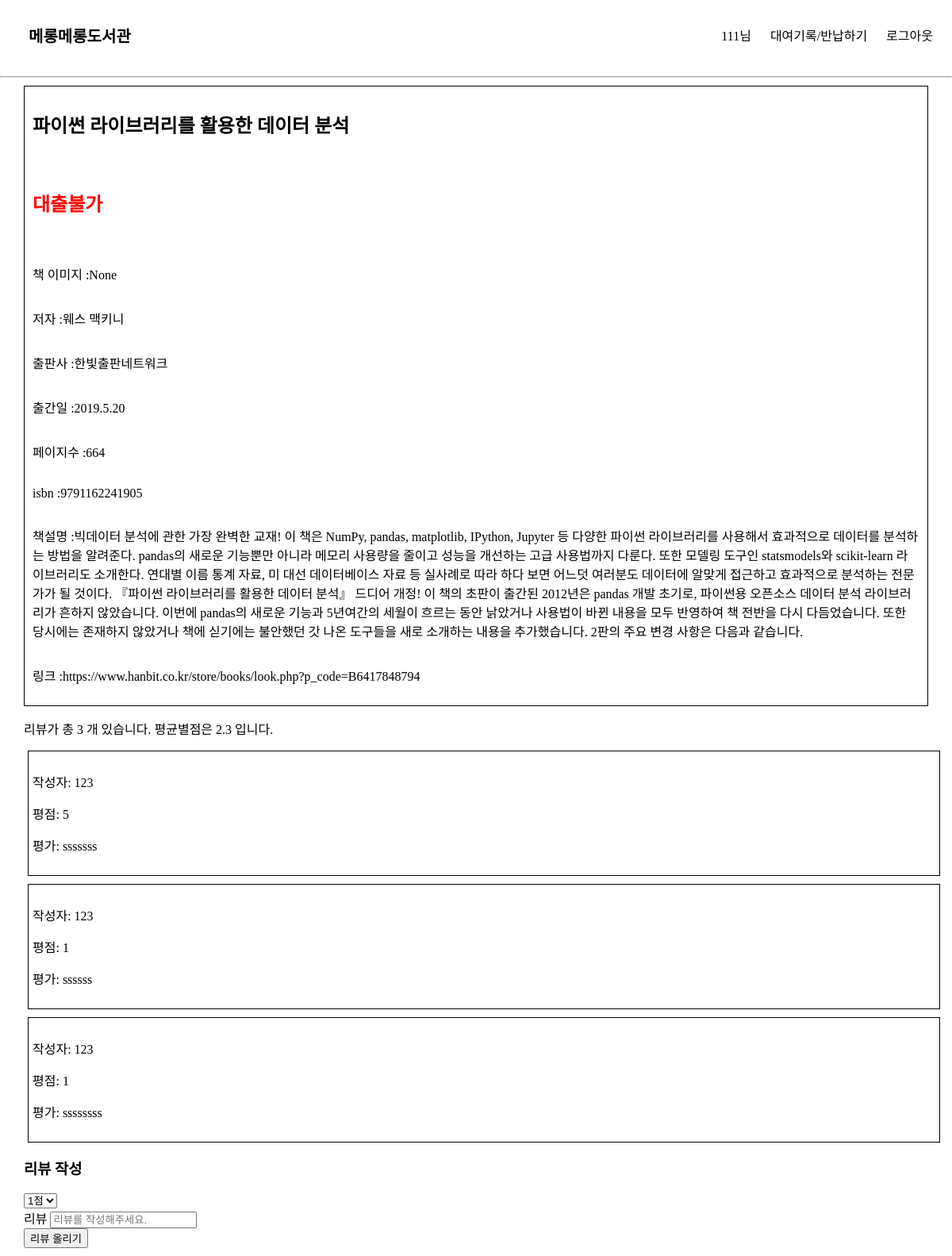
The app's page /book_info/30 (signed in) with its own data.
### elicelibrary/models.py (models this page shows, shortened)
class Book(db.Model):
    __tablename__     = 'Book'
    id                = db.Column(db.Integer, primary_key=True, nullable=False, autoincrement=True, unique=True)
    title             = db.Column(db.String(45), nullable=False)
    author            = db.Column(db.String(45))
    publisher         = db.Column(db.String(45))
    publication_date  = db.Column(db.String(45))
    pages             = db.Column(db.Integer)
    isbn              = db.Column(db.String(45))
    registered_date   = db.Column(db.DateTime, default=datetime.utcnow)
    description       = db.Column(db.Text())    # 길이를 정할 수 없는 문자열은 Text를 쓰면 됨
    book_link         = db.Column(db.String(255))
    book_status       = db.Column(db.String(45))   # "1" :대출가능, "0" : 대출중 , "999" : 폐기    -> 선택형 변수에 적합한 데이터타입이 있을까?
    book_img          = db.Column(db.String(45))    # 책 표지만 바뀐 경우, 또는 책이 다르지만 같은 표지를 쓰는 경우가 있기 때문에 이미지 스토리지에서 같은 이미지의 반복을 막기 위해 별도의 책 이미지 식별 용 변수를 넣음
    at_user           = db.Column(db.String(45), default=None)

class Review(db.Model):
    __tablename__     = 'Review'
    review_id         = db.Column(db.Integer, primary_key=True, nullable=False, autoincrement=True)
    rating            = db.Column(db.Integer)
    content           = db.Column(db.Text())
    user_id           = db.Column(db.String(45), db.ForeignKey('User.email'), nullable=False)
    isbn              = db.Column(db.String(45), db.ForeignKey('Book.isbn'))   # 외부키 사용할 때는 '테이블이름.속성', 객체 이름 x

### elicelibrary/views/book_api.py (the view)
@book.route('/book_info/<int:book_id>', methods=["GET"])
def book_detail(book_id):
    book_info = Book.query.filter(Book.id == book_id).first()
    book_review = Review.query.filter(Review.isbn == book_info.isbn).all()
    rating_sum, rating_avg = 0, 0
    if book_review :
        for review in book_review:
            rating_sum += review.rating
        rating_avg = round(rating_sum / len(book_review), 1)
    return render_template("book_detail.html", book = book_info, review_list = book_review, rating_avg = rating_avg, review_cnt = len(book_review))

### elicelibrary/templates/book_detail.html (shortened to what this page needs)
{% extends 'base.html' %}
{% block content %}
<div class="book-detail-info-container">
<h2> {{ book.title }}</h2>
<h2>
    {% if book.book_status == "1" %}
    <p style="color: blue;">대출가능</p>
    <form action="{{ url_for('book.checkout', book_id=book.id) }}" method="post">
        <input class='checkout-btn' type="submit" value="대출하기">
    </form>
    {% else %}
    <p style="color: red;">대출불가</p>
    {% endif %}
</h2>
<p> 책 이미지 :{{ book.book_img }}</p>
<p> 저자 :{{ book.author }}</p>
<p> 출판사 :{{ book.publisher }}</p>
<p> 출간일 :{{ book.publication_date }}</p>
<p> 페이지수 :{{ book.pages }}</p>
<p> isbn :{{ book.isbn }}</p>
<p> 책설명 :{{ book.description }}</p>
<p> 링크 :{{ book.book_link }}</p>
</div>
<div class="review-container">
    <p>리뷰가 총 {{ review_cnt }} 개 있습니다. 평균별점은 {{ rating_avg }} 입니다. </p>
    {% for review in review_list %}
    <div class="review">
        <p>작성자: {{ review.user_id }}</p>
        <p>평점: {{ review.rating }}</p>
        <p>평가: {{ review.content }}</p>
    </div>
    {% endfor %}
{% if session['login_id'] %}
<h3>리뷰 작성</h3>
<form action="{{ url_for('book.write_review', book_id=book.id) }}" method="post">
    <select name="star">
        <option value="1">1점</option>
    </select>
    <div class="form-group">
        <label for="review">리뷰</label>
        <input class="form-control" name="review" id="review" placeholder="리뷰를 작성해주세요."></input>
    </div>
    <input class="btn btn-primary" type="submit" value="리뷰 올리기">
</form>
{% else %}
<div class="login-for-review">
<p>리뷰를 남기기 위해서는 로그인이 필요합니다.</p>
<a href="{{ url_for('user.login')}}" style="font-weight: bold;">로그인하기</a>
</div>
</div>
{% endif %}
{% endblock %}

### elicelibrary/static/style.css (style rules this page uses)
:root { --text-color: black; --background-color: white; --accent-color: grey; }
body { margin: 0; }
.review-container { margin: 10px 10px 10px 30px; flex-wrap: wrap; flex-direction: column; }
.review-container .review { margin: 10px 5px 10px 5px; padding: 10px 5px 10px 5px; border: 1px solid black; }
.book-detail-info-container { margin: 10px 30px 10px 30px; padding: 10px; display: flex; flex-wrap: wrap; flex-direction: column; border: 1px solid black; }

### records on screen
Book: title "파이썬 라이브러리를 활용한 데이터 분석", book_img "None", author "웨스 맥키니", publisher "한빛출판네트워크", publication_date "2019.5.20", pages "664", isbn "9791162241905", description "빅데이터 분석에 관한 가장 완벽한 교재! 이 책은 NumPy, pandas, matplotlib, IPython, Jupyter 등 다양한 파이썬 라이브러리를 사용해서 효과적으로 데이터를 분석하는 방법을 알려준다. pandas의 새로운 기능뿐만 아니라 메모리 사용량을 줄이고 성능을 개선하는 고급 사용법까지 다룬다. 또한 모델링 도구인 statsmodels와 scikit-learn 라이브러리도 소개한다. 연대별 이름 통계 자료, 미 대선 데이터베이스 자료 등 실사례로 따라 하다 보면 어느덧 여러분도 데이터에 알맞게 접근하고 효과적으로 분석하는 전문가가 될 것이다. 『파이썬 라이브러리를 활용한 데이터 분석』 드디어 개정! 이 책의 초판이 출간된 2012년은 pandas 개발 초기로, 파이썬용 오픈소스 데이터 분석 라이브러리가 흔하지 않았습니다. 이번에 pandas의 새로운 기능과 5년여간의 세월이 흐르는 동안 낡았거나 사용법이 바뀐 내용을 모두 반영하여 책 전반을 다시 다듬었습니다. 또한 당시에는 존재하지 않았거나 책에 싣기에는 불안했던 갓 나온 도구들을 새로 소개하는 내용을 추가했습니다. 2판의 주요 변경 사항은 다음과 같습니다.", book_link "https://www.hanbit.co.kr/store/books/look.php?p_code=B6417848794"
Review: user_id "123", rating "5", content "sssssss"
Review: user_id "123", rating "1", content "ssssss"
Review: user_id "123", rating "1", content "ssssssss"

### other values on screen
{{ session['login_id'] }} "111"
{{ review_cnt }} "3"
{{ rating_avg }} "2.3"
